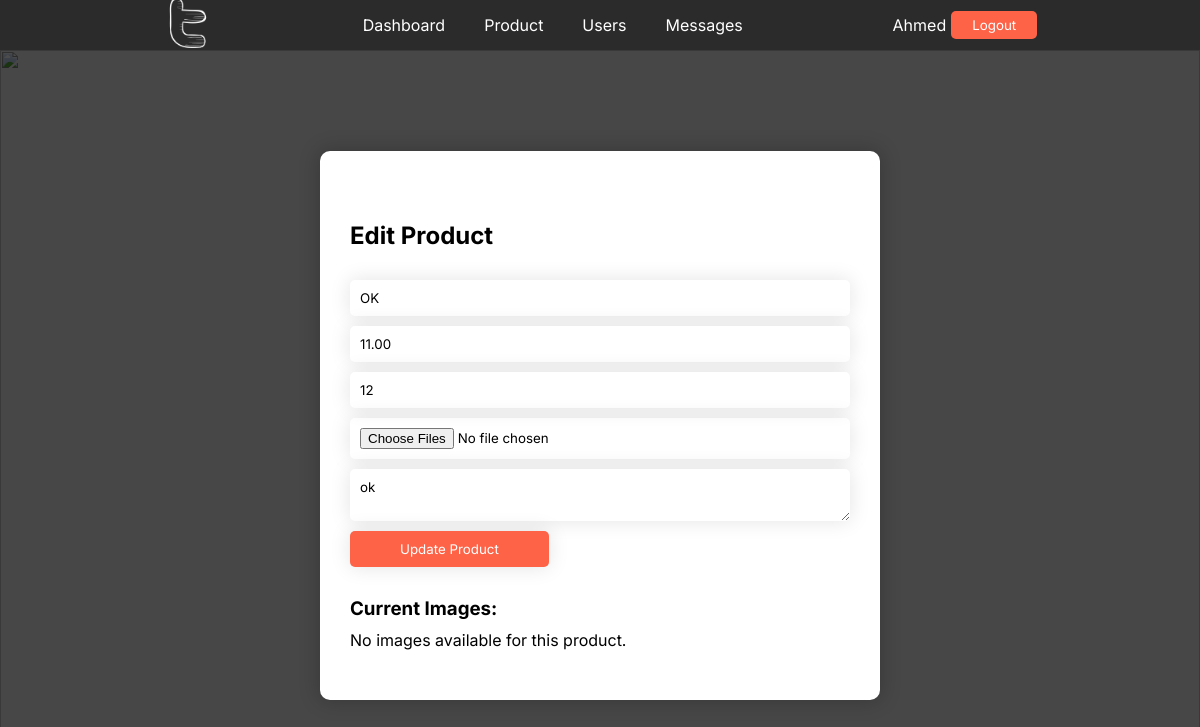
Page /admin/editproduct.php?id=6 (signed in) on the committed database.
### tables this page shows
CREATE TABLE `products` (
  `id` int(11) NOT NULL,
  `name` varchar(150) NOT NULL,
  `description` text DEFAULT NULL,
  `price` decimal(10,2) NOT NULL,
  `stock_quantity` int(11) DEFAULT 0,
  `created_at` datetime DEFAULT current_timestamp()
);

### admin/editproduct.php (the view, shortened to what this page needs)
<?php
require '../conn.php';
if (isset($_SESSION)) {
    if (isset($_SESSION['active'])) {
        if ($_SESSION['active']['role'] !== "admin") {
            header("location: notfound.php");
            exit;
        } else {
            $productId = $_GET['id'];
            $productQuery = mysqli_query($conn, "SELECT * FROM products WHERE id = $productId");
            $product = mysqli_fetch_assoc($productQuery);
            $images = [];
?>
            <!DOCTYPE html>
            <html lang="en">
            <head>
                <link rel="stylesheet" href="css/main.css">
                <link rel="stylesheet" href="css/nav.css">
                <link rel="stylesheet" href="css/dashboard.css">
            </head>
            <body>
                <?php include 'nav.php'; ?>
                <div id="dashboard-container">
                    <div class="layer">
                        <form method="post" enctype="multipart/form-data">
                            <h2>Edit Product</h2>
                            <input type="text" name="productname" value="<?= $product['name'] ?>" placeholder="Product Name">
                            <input type="text" name="productprice" value="<?= $product['price'] ?>" placeholder="Product Price">
                            <input type="text" name="productquantity" value="<?= $product['stock_quantity'] ?>" placeholder="Product Quantity">
                            <input type="file" name="images[]" multiple>
                            <textarea name="productdescription" placeholder="Product Description"><?= $product['description'] ?></textarea>
                            <input type="submit" value="Update Product" name="updateproduct">
                            <h3 style="margin-top:20px;">Current Images:</h3>
                            <div class="product-images">
                                <?php
                                if (count($images) > 0) {
                                    foreach ($images as $src) { ?>
                                        <img src="<?= $src ?>" alt="<?= $product['name'] ?>">
                                <?php }
                                } else {
                                    echo "<p>No images available for this product.</p>";
                                }
                                ?>
                            </div>
                        </form>
                    </div>
                </div>
            </body>
            </html>
<?php
        }
    } else {
        header('location: notfound.php');
        exit;
    }
}
?>

### admin/css/main.css (style rules this page uses)
* { padding: 0; margin: 0; box-sizing: border-box; font-family: "Inter", sans-serif; }
html { scroll-behavior: smooth; }

### admin/css/dashboard.css (style rules this page uses)
#dashboard-container { width: 100%; min-height: calc(100vh - 50px); display: flex; flex-direction: column; justify-content: center; align-items: center; gap: 30px; margin: 50px 0 0 0; background-color: #eee; position: relative; }
#dashboard-container .layer form { max-width: 700px; padding: 50px 30px; border-radius: 10px; background-color: #fff; box-shadow: 0 0 20px 2px rgba(0, 0, 0, 0.2); display: flex; flex-direction: column; justify-content: center; gap: 10px; align-items: flex-start; }
#dashboard-container .layer form h2 { align-self: start; margin: 20px 0; }
#dashboard-container .layer form input, #dashboard-container .layer form textarea { width: 500px; padding: 10px; border: none; outline: none; transition: 0.5s; border-radius: 5px; box-shadow: 0 0 20px 1px rgba(0, 0, 0, 0.1); }
#dashboard-container .layer form [type="submit"] { width: auto; padding: 10px 50px; align-self: flex-start; color: #fff; background-color: tomato; }
#dashboard-container .layer form .product-images { width: 100%; display: flex; justify-content: flex-start; align-items: center; gap: 5px; }
#dashboard-container .layer { width: 100%; min-height: calc(100vh - 50px); position: absolute; top: 0; left: 0; background-color: rgba(0, 0, 0, 0.7); display: flex; justify-content: center; align-items: center; }

### rows in the picture
products: productname "OK", productprice "11.00", productquantity "12", productdescription "ok"

### other values in the picture
$_SESSION['active']['name'] "Ahmed"
